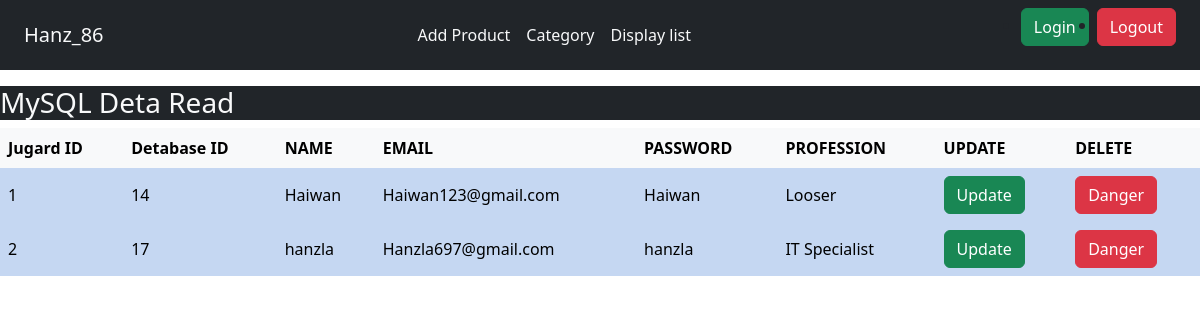
Screenshot of /display.php with the database file from the repository.
### tables this page shows
CREATE TABLE IF NOT EXISTS `info` (
  `id` int NOT NULL AUTO_INCREMENT,
  `name` varchar(56) NOT NULL,
  `email` varchar(56) NOT NULL,
  `password` varchar(56) NOT NULL,
  `profession` text NOT NULL,
  PRIMARY KEY (`id`)
);

### display.php (the view, shortened to what this page needs)
<!doctype html>
<html lang="en">
<head>
  <link href="https://cdn.jsdelivr.net/npm/bootstrap@5.2.1/dist/css/bootstrap.min.css" rel="stylesheet"
>
</head>
<body>
<nav class="navbar navbar-expand-lg navbar-light bg-dark px-4">
    <a class="navbar-brand text-light" href="#">Hanz_86</a>
    <div class="collapse navbar-collapse" id="navbarNav">
        <ul class="navbar-nav mx-auto">
        <li class="nav-item active">
            <a class="nav-link text-light" href="Add_product.php">Add Product</a>
        </li>
        <li class="nav-item">
            <a class="nav-link text-light" href="product_display.php">Category</a>
        </li>
        <li class="nav-item">
            <a class="nav-link text-light" href="display.php">Display list</a>
        </li>
        </ul>
        <ul class="d-flex">
            <li class="me-2">
                <a class="btn btn-success" href="index.php">Login</a>
            </li>
            <li class="">
                <a class="btn btn-danger" href="logout.php">Logout</a>
            </li>
        </ul>
    </div>
</nav>
        <div class="table-responsive-lg my-3">
            <table class="table table-striped table-hover table-borderless table-primary align-middle">
                <h3 class="bg-dark">
                    <marquee class="text-light">MySQL Deta Read</marquee>
                </h3>
                <thead class="table-light">
                    <tr>
                        <th>Jugard ID</th>
                        <th>Detabase ID</th>
                        <th>NAME</th>
                        <th>EMAIL</th>
                        <th>PASSWORD</th>
                        <th>PROFESSION</th>
                        <th>UPDATE</th>
                        <th>DELETE</th>
                    </tr>
                </thead>
<?php
include ("conn.php");
    $selectsql = "SELECT * FROM `info`";
    $selectquery = mysqli_query ($con, $selectsql);
    $hff = 1;
    while ($f = mysqli_fetch_array($selectquery)) {
?>
                <tbody class="table-group-divider">
                    <tr class="table-primary">
        <td>
            <?php echo $hff;?>
        </td>
                        <td>
                            <?php echo $f["id"];?>
                        </td>
                        <td>
                            <?php echo $f["name"];?>
                        </td>
                        <td>
                            <?php echo $f["email"];?>
                        </td>
                        <td>
                            <?php echo $f["password"];?>
                        </td>
                        <td>
                            <?php echo $f["profession"];?>
                        </td>
                        <td><a href="upd.php?id=<?php echo $f["id"];?>" class="btn btn-success">Update</a></td>
                        <td><a href="del.php?id=<?php echo $f["id"];?>" class="btn btn-danger">Danger</a></td>
                    </tr>
                </tbody>
<?php
            $hff++;
    }
?>
            </table>
        </div>
</body>
</html>

### rows the page displays
info: id "14", name "Haiwan", email "Haiwan123@gmail.com", password "Haiwan", profession "Looser"
info: id "17", name "hanzla", email "Hanzla697@gmail.com", password "hanzla", profession "IT Specialist"
